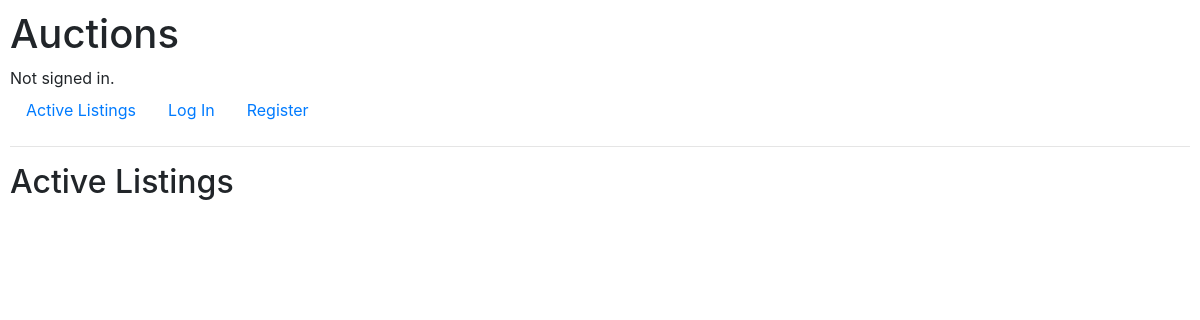
/, run on an earlier commit of the app's database.
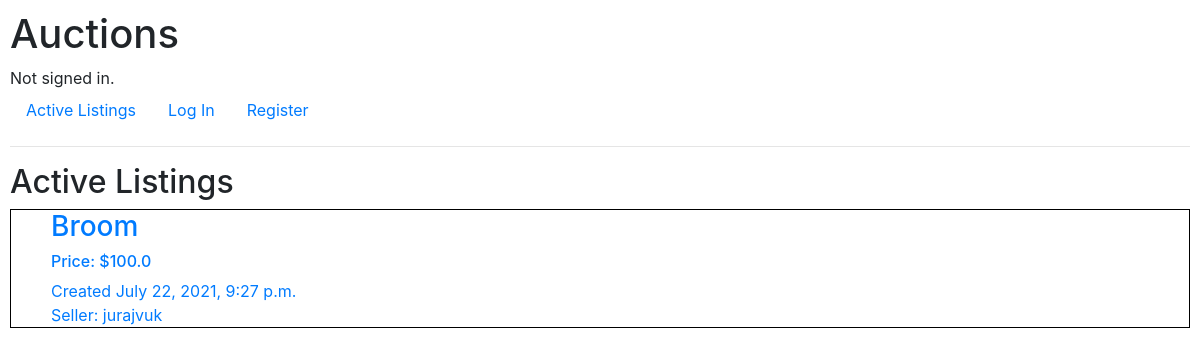
And on a later commit of the database.
### auctions/models.py (models this page shows, shortened)
class Listing(models.Model):
    title = models.CharField(max_length=50)
    image = models.CharField(max_length=255, null=True)
    description = models.CharField(max_length=255)
    starting_bid = models.FloatField(null=True)
    category = models.ManyToManyField(Category, blank=True, related_name="category")
    user = models.ForeignKey(User, null=True, blank=True, on_delete=models.SET_NULL)
    created = models.DateTimeField(default=timezone.now)

class User(AbstractUser):
    pass

### auctions/views.py (the view)
# urls.py: path("", views.index, name="index"),
def index(request):
    items = Listing.objects.all()
    return render(request, "auctions/index.html", {
        "items": items,
    })

### auctions/templates/auctions/index.html (shortened to what this page needs)
{% extends "auctions/layout.html" %}
{% block body %}
    <h2>Active Listings</h2>
    {% for item in items %}
    <a href="#">
        <ul class="listing-list">
            <div class="list-description">
                <li><h3>{{item.title}}</h3></li>
                <li><h6>Price: ${{item.starting_bid}}</h6></li>
                <li>Created {{item.created}}</li>
                <li>Seller: {{item.user}}</li>
            </div>
        </ul>
    </a>
    {% endfor %}
{% endblock %}

What changed in the data, as far as the page shows it:
added Listing: title "Broom", starting_bid "100.0", created "July 22, 2021, 9:27 p.m.", user "jurajvuk"
